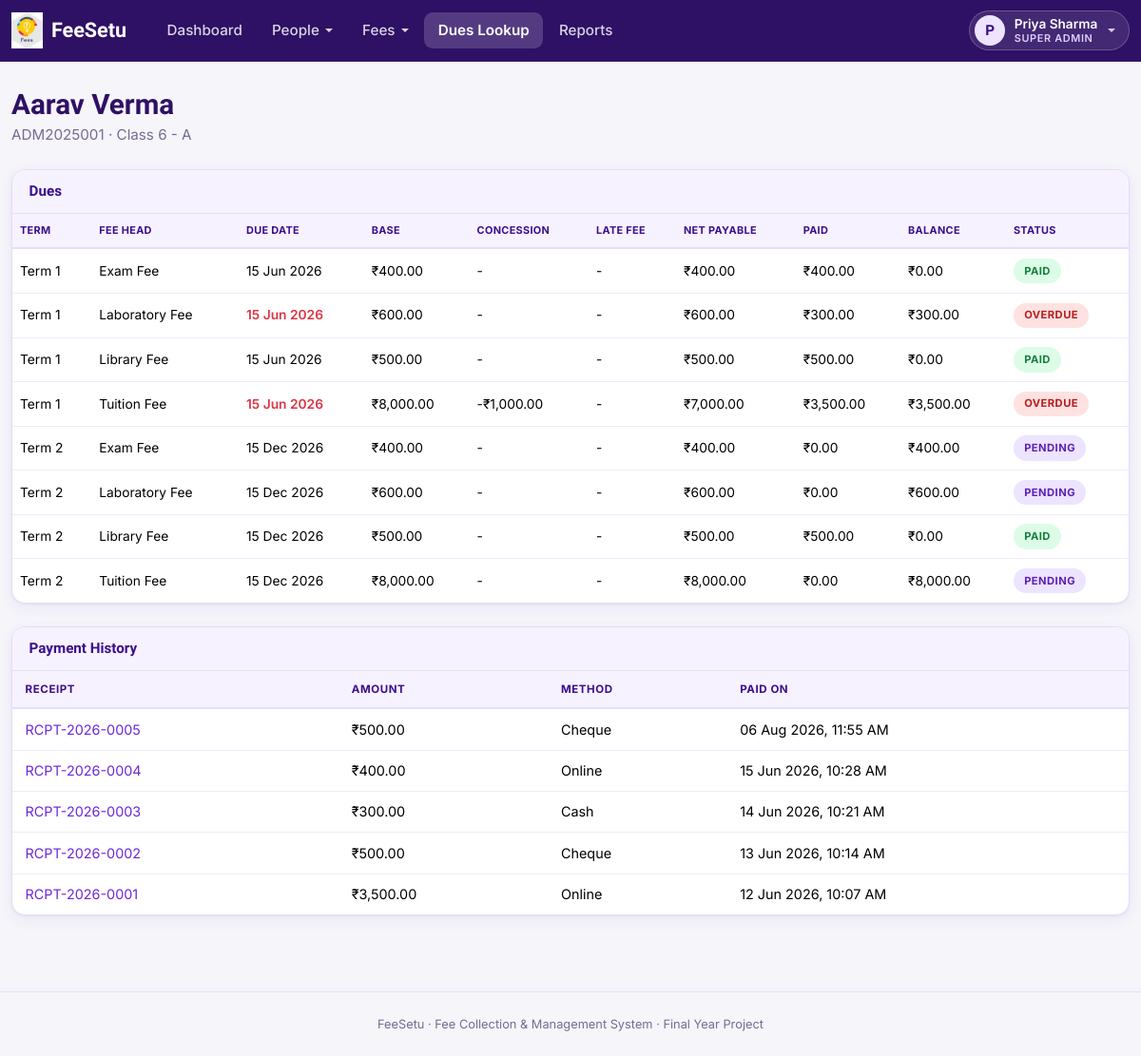
Screenshot of /index.php?route=dues/view&student_id=1 (signed in) with the database file from the repository.
### tables this page shows
CREATE TABLE students (
    id               INT AUTO_INCREMENT PRIMARY KEY,
    user_id          INT NOT NULL UNIQUE,
    admission_no     VARCHAR(30) NOT NULL UNIQUE,
    class_id         INT NOT NULL,
    roll_no          INT NOT NULL DEFAULT 0,
    guardian_name    VARCHAR(100) NULL,
    guardian_phone   VARCHAR(20) NULL,
    dob              DATE NULL,
    address          VARCHAR(255) NULL,
    status           ENUM('active','inactive') NOT NULL DEFAULT 'active',
    created_at       TIMESTAMP NOT NULL DEFAULT CURRENT_TIMESTAMP,
    FOREIGN KEY (user_id) REFERENCES users(id) ON DELETE CASCADE,
    FOREIGN KEY (class_id) REFERENCES classes(id) ON DELETE RESTRICT
);

CREATE TABLE users (
    id            INT AUTO_INCREMENT PRIMARY KEY,
    name          VARCHAR(100) NOT NULL,
    email         VARCHAR(150) NOT NULL UNIQUE,
    password      VARCHAR(255) NOT NULL,
    role          ENUM('super_admin','accountant','student') NOT NULL,
    status        ENUM('active','inactive') NOT NULL DEFAULT 'active',
    created_at    TIMESTAMP NOT NULL DEFAULT CURRENT_TIMESTAMP
);

CREATE TABLE classes (
    id             INT AUTO_INCREMENT PRIMARY KEY,
    name           VARCHAR(50) NOT NULL,
    section        VARCHAR(10) NOT NULL,
    academic_year  VARCHAR(9) NOT NULL,
    created_at     TIMESTAMP NOT NULL DEFAULT CURRENT_TIMESTAMP,
    UNIQUE KEY uq_class (name, section, academic_year)
);

CREATE TABLE student_dues (
    id                      INT AUTO_INCREMENT PRIMARY KEY,
    student_id              INT NOT NULL,
    fee_structure_item_id   INT NOT NULL,
    base_amount             DECIMAL(10,2) NOT NULL,
    concession_amount       DECIMAL(10,2) NOT NULL DEFAULT 0.00,
    concession_reason       VARCHAR(255) NULL,
    concession_by           INT NULL,
    concession_at           DATETIME NULL,
    late_fee_amount         DECIMAL(10,2) NOT NULL DEFAULT 0.00,
    late_fee_applied_at     DATETIME NULL,
    amount_paid             DECIMAL(10,2) NOT NULL DEFAULT 0.00,
    due_date                DATE NOT NULL,
    status                  ENUM('pending','partial','paid') NOT NULL DEFAULT 'pending',
    created_at              TIMESTAMP NOT NULL DEFAULT CURRENT_TIMESTAMP,
    UNIQUE KEY uq_student_due (student_id, fee_structure_item_id),
    FOREIGN KEY (student_id) REFERENCES students(id) ON DELETE CASCADE,
    FOREIGN KEY (fee_structure_item_id) REFERENCES fee_structure_items(id) ON DELETE CASCADE,
    FOREIGN KEY (concession_by) REFERENCES users(id) ON DELETE SET NULL
);

CREATE TABLE fee_structures (
    id                INT AUTO_INCREMENT PRIMARY KEY,
    class_id          INT NOT NULL,
    term              VARCHAR(30) NOT NULL,
    academic_year     VARCHAR(9) NOT NULL,
    due_date          DATE NOT NULL,
    late_fee_type     ENUM('flat','percent') NOT NULL DEFAULT 'flat',
    late_fee_value    DECIMAL(10,2) NOT NULL DEFAULT 0.00,
    grace_days        INT NOT NULL DEFAULT 0,
    created_by        INT NULL,
    status            ENUM('active','inactive') NOT NULL DEFAULT 'active',
    created_at        TIMESTAMP NOT NULL DEFAULT CURRENT_TIMESTAMP,
    UNIQUE KEY uq_structure (class_id, term, academic_year),
    FOREIGN KEY (class_id) REFERENCES classes(id) ON DELETE CASCADE,
    FOREIGN KEY (created_by) REFERENCES users(id) ON DELETE SET NULL
);

CREATE TABLE fee_heads (
    id            INT AUTO_INCREMENT PRIMARY KEY,
    name          VARCHAR(100) NOT NULL UNIQUE,
    description   VARCHAR(255) NULL,
    created_at    TIMESTAMP NOT NULL DEFAULT CURRENT_TIMESTAMP
);

CREATE TABLE payments (
    id             INT AUTO_INCREMENT PRIMARY KEY,
    student_id     INT NOT NULL,
    receipt_no     VARCHAR(30) NOT NULL UNIQUE,
    amount         DECIMAL(10,2) NOT NULL,
    method         ENUM('cash','cheque','online') NOT NULL DEFAULT 'cash',
    reference_no   VARCHAR(60) NULL,
    remarks        VARCHAR(255) NULL,
    recorded_by    INT NOT NULL,
    paid_at        DATETIME NOT NULL,
    created_at     TIMESTAMP NOT NULL DEFAULT CURRENT_TIMESTAMP,
    FOREIGN KEY (student_id) REFERENCES students(id) ON DELETE CASCADE,
    FOREIGN KEY (recorded_by) REFERENCES users(id) ON DELETE RESTRICT
);

### app/controllers/DuesController.php (called while the page is built, shortened)
<?php
require_once __DIR__ . '/../models/Student.php';
require_once __DIR__ . '/../models/StudentDue.php';
require_once __DIR__ . '/../models/Payment.php';
class DuesController
{
    public function view(): void
    {
        $studentId = (int)($_GET['student_id'] ?? 0);
        $student = Student::find($studentId);
        $dues = StudentDue::forStudent($studentId);
        $payments = Payment::forStudent($studentId);
        require __DIR__ . '/../views/fees/dues_view.php';
    }
}

### public/index.php (called while the page is built, shortened)
<?php
require_once __DIR__ . '/../core/helpers.php';
require_once __DIR__ . '/../core/Database.php';
require_once __DIR__ . '/../app/models/StudentDue.php';
require_once __DIR__ . '/../app/controllers/DuesController.php';
$router = new Router();
$router->get('login', fn() => (new AuthController())->showLogin());
$router->post('login', fn() => (new AuthController())->login());
$router->post('logout', fn() => (new AuthController())->logout());
$router->get('account/password', fn() => (new AccountController())->passwordForm());
$router->post('account/password', fn() => (new AccountController())->passwordUpdate());
$router->get('admin/dashboard', fn() => (new AdminController())->dashboard());
$router->get('admin/classes', fn() => (new AdminController())->classes());
$router->post('admin/classes/store', fn() => (new AdminController())->classStore());
$router->post('admin/classes/update', fn() => (new AdminController())->classUpdate());
$router->post('admin/classes/delete', fn() => (new AdminController())->classDelete());
$router->get('admin/students', fn() => (new AdminController())->students());
$router->post('admin/students/store', fn() => (new AdminController())->studentStore());
$router->get('admin/students/import', fn() => (new AdminController())->studentImportForm());
$router->post('admin/students/import', fn() => (new AdminController())->studentImport());
$router->get('admin/students/import/result', fn() => (new AdminController())->studentImportResult());
$router->get('admin/students/view', fn() => (new AdminController())->studentView());
$router->post('admin/students/status', fn() => (new AdminController())->studentStatus());
$router->get('admin/accountants', fn() => (new AdminController())->accountants());
$router->post('admin/accountants/store', fn() => (new AdminController())->accountantStore());
$router->post('admin/accountants/status', fn() => (new AdminController())->accountantStatus());
$router->get('accountant/dashboard', fn() => (new AccountantController())->dashboard());
$router->get('fee-heads', fn() => (new FeeController())->heads());
$router->post('fee-heads/store', fn() => (new FeeController())->headStore());
$router->post('fee-heads/update', fn() => (new FeeController())->headUpdate());
$router->post('fee-heads/delete', fn() => (new FeeController())->headDelete());
$router->get('fee-structures', fn() => (new FeeController())->structures());
$router->get('fee-structures/create', fn() => (new FeeController())->structureCreateForm());
$router->post('fee-structures/store', fn() => (new FeeController())->structureStore());
$router->get('fee-structures/view', fn() => (new FeeController())->structureView());
$router->post('fee-structures/status', fn() => (new FeeController())->structureStatus());
$router->get('dues', fn() => (new DuesController())->search());
$router->get('dues/view', fn() => (new DuesController())->view());
$router->post('dues/concession', fn() => (new DuesController())->concessionStore());
$router->get('payments/collect', fn() => (new PaymentController())->collectForm());
$router->post('payments/store', fn() => (new PaymentController())->store());
$router->get('payments/receipt', fn() => (new PaymentController())->receipt());
$router->get('payments/receipt/download', fn() => (new PaymentController())->receiptDownload());
$router->get('reports', fn() => (new ReportController())->index());
$router->get('student/dashboard', fn() => (new StudentController())->dashboard());
$router->get('student/dues', fn() => (new StudentController())->dues());
$router->get('student/history', fn() => (new StudentController())->history());
$route = $_GET['route'] ?? '';
$router->dispatch($_SERVER['REQUEST_METHOD'], $route);

### core/Router.php (called while the page is built, shortened)
<?php
class Router
{
    private array $routes = ['GET' => [], 'POST' => []];
    public function get(string $route, callable $handler): void
    {
        $this->routes['GET'][$route] = $handler;
    }
    public function post(string $route, callable $handler): void
    {
        $this->routes['POST'][$route] = $handler;
    }
    public function dispatch(string $method, string $route): void
    {
        $handler = $this->routes[$method][$route] ?? null;
        try {
            $handler();
        } catch (Throwable $e) {
            error_log($e->getMessage());
            http_response_code(500);
            require __DIR__ . '/../app/views/errors/500.php';
        }
    }
}

### core/Database.php (called while the page is built)
<?php
class Database
{
    private static ?PDO $instance = null;
    public static function connect(): PDO
    {
        if (self::$instance === null) {
            $config = require __DIR__ . '/../config/database.php';
            $dsn = sprintf(
                'mysql:host=%s;port=%d;dbname=%s;charset=%s',
                $config['host'],
                $config['port'],
                $config['database'],
                $config['charset']
            );
            self::$instance = new PDO($dsn, $config['username'], $config['password'], [
                PDO::ATTR_ERRMODE            => PDO::ERRMODE_EXCEPTION,
                PDO::ATTR_DEFAULT_FETCH_MODE => PDO::FETCH_ASSOC,
                PDO::ATTR_EMULATE_PREPARES   => false,
            ]);
        }
        return self::$instance;
    }
}

### app/models/Student.php (called while the page is built, shortened)
<?php
class Student
{
    private static function baseSelect(): string
    {
        return 'SELECT st.*, u.name, u.email, u.status AS user_status,
                        c.name AS class_name, c.section AS class_section, c.academic_year
                 FROM students st
                 JOIN users u ON u.id = st.user_id
                 JOIN classes c ON c.id = st.class_id';
    }
    public static function find(int $id): ?array
    {
        $stmt = Database::connect()->prepare(self::baseSelect() . ' WHERE st.id = ?');
        $stmt->execute([$id]);
        $row = $stmt->fetch();
        return $row ?: null;
    }
}

### core/helpers.php (called while the page is built, shortened)
<?php
function e(?string $value): string
{
    return htmlspecialchars($value ?? '', ENT_QUOTES, 'UTF-8');
}
function inr(float|int|string $amount): string
{
    $amount = (float)$amount;
    $negative = $amount < 0;
    $amount = abs($amount);
    $parts = explode('.', number_format($amount, 2, '.', ''));
    $intPart = $parts[0];
    $decPart = $parts[1];
    if (strlen($intPart) > 3) {
        $lastThree = substr($intPart, -3);
        $rest = substr($intPart, 0, -3);
        $rest = preg_replace('/\B(?=(\d{2})+(?!\d))/', ',', $rest);
        $grouped = $rest . ',' . $lastThree;
    } else {
        $grouped = $intPart;
    }
    return ($negative ? '-' : '') . '₹' . $grouped . '.' . $decPart;
}
function format_date(?string $date): string
{
    $ts = strtotime($date);
    return $ts === false ? '-' : date('d M Y', $ts);
}
function format_datetime(?string $datetime): string
{
    $ts = strtotime($datetime);
    return $ts === false ? '-' : date('d M Y, h:i A', $ts);
}

### app/models/StudentDue.php (called while the page is built, shortened)
<?php
class StudentDue
{
    private static function baseSelect(): string
    {
        return "SELECT sd.*,
                        fh.name AS fee_head_name,
                        fs.term, fs.academic_year, fs.late_fee_type, fs.late_fee_value, fs.grace_days,
                        fsi.fee_structure_id,
                        (sd.base_amount - sd.concession_amount + sd.late_fee_amount) AS net_payable,
                        (sd.base_amount - sd.concession_amount + sd.late_fee_amount - sd.amount_paid) AS balance
                 FROM student_dues sd
                 JOIN fee_structure_items fsi ON fsi.id = sd.fee_structure_item_id
                 JOIN fee_heads fh ON fh.id = fsi.fee_head_id
                 JOIN fee_structures fs ON fs.id = fsi.fee_structure_id";
    }
    public static function forStudent(int $studentId, ?string $status = null): array
    {
        $sql = self::baseSelect() . ' WHERE sd.student_id = ?';
        $params = [$studentId];
        $sql .= ' ORDER BY fs.due_date, fh.name';
        $stmt = Database::connect()->prepare($sql);
        $stmt->execute($params);
        return $stmt->fetchAll();
    }
}

### app/models/Payment.php (called while the page is built, shortened)
<?php
class Payment
{
    public static function forStudent(int $studentId): array
    {
        $stmt = Database::connect()->prepare(
            'SELECT * FROM payments WHERE student_id = ? ORDER BY paid_at DESC'
        );
        $stmt->execute([$studentId]);
        return $stmt->fetchAll();
    }
}

### app/views/fees/dues_view.php (the view, shortened to what this page needs)
<?php require __DIR__ . '/../partials/header.php'; ?>
<?php require __DIR__ . '/../partials/navbar.php'; ?>
<?php $isAccountant = Auth::role() === 'accountant'; ?>
<div class="d-flex justify-content-between align-items-start flex-wrap gap-2">
    <div>
        <h1 class="fs-page-title"><?= e($student['name']) ?></h1>
        <p class="fs-page-sub"><?= e($student['admission_no']) ?> &middot; <?= e($student['class_name']) ?> - <?= e($student['class_section']) ?></p>
    </div>
</div>
<div class="card mb-4">
    <div class="card-header">Dues</div>
    <div class="table-responsive">
        <table class="table table-compact mb-0 align-middle">
            <thead>
                <tr>
                    <th>Term</th><th>Fee Head</th><th>Due Date</th><th>Base</th><th>Concession</th><th>Late Fee</th>
                    <th>Net Payable</th><th>Paid</th><th>Balance</th><th>Status</th><?php if ($isAccountant): ?><th></th><?php endif; ?>
                </tr>
            </thead>
            <tbody>
            <?php foreach ($dues as $d): ?>
                <?php $overdue = $d['status'] !== 'paid' && strtotime($d['due_date']) < strtotime(date('Y-m-d')); ?>
                <tr>
                    <td><?= e($d['term']) ?></td>
                    <td><?= e($d['fee_head_name']) ?></td>
                    <td class="<?= $overdue ? 'text-danger fw-semibold' : '' ?>"><?= format_date($d['due_date']) ?></td>
                    <td><?= inr($d['base_amount']) ?></td>
                    <td><?= $d['concession_amount'] > 0 ? '-' . inr($d['concession_amount']) : '-' ?></td>
                    <td><?= $d['late_fee_amount'] > 0 ? inr($d['late_fee_amount']) : '-' ?></td>
                    <td><?= inr($d['net_payable']) ?></td>
                    <td><?= inr($d['amount_paid']) ?></td>
                    <td><?= inr($d['balance']) ?></td>
                    <td><span class="badge-status badge-<?= $overdue ? 'overdue' : e($d['status']) ?>"><?= $overdue ? 'overdue' : e($d['status']) ?></span></td>
                </tr>
            <?php endforeach; ?>
            </tbody>
        </table>
    </div>
</div>
<div class="card">
    <div class="card-header">Payment History</div>
    <div class="table-responsive">
        <table class="table table-sm mb-0">
            <thead><tr><th>Receipt</th><th>Amount</th><th>Method</th><th>Paid On</th></tr></thead>
            <tbody>
            <?php foreach ($payments as $p): ?>
                <tr>
                    <td><a href="/index.php?route=payments/receipt&id=<?= (int)$p['id'] ?>"><?= e($p['receipt_no']) ?></a></td>
                    <td><?= inr($p['amount']) ?></td>
                    <td class="text-capitalize"><?= e($p['method']) ?></td>
                    <td><?= format_datetime($p['paid_at']) ?></td>
                </tr>
            <?php endforeach; ?>
            </tbody>
        </table>
    </div>
</div>
<?php require __DIR__ . '/../partials/footer.php'; ?>

### rows the page displays
students: user.name "Aarav Verma", admission_no "ADM2025001", class.name "Class 6", class.section "A"
student_dues: fee_structures.term "Term 1", fee_heads.name "Exam Fee", due_date "15 Jun 2026", base_amount "₹400.00", net_payable "₹400.00", amount_paid "₹400.00", balance "₹0.00", status "PAID"
student_dues: fee_structures.term "Term 1", fee_heads.name "Laboratory Fee", due_date "15 Jun 2026", base_amount "₹600.00", net_payable "₹600.00", amount_paid "₹300.00", balance "₹300.00", status "OVERDUE"
student_dues: fee_structures.term "Term 1", fee_heads.name "Library Fee", due_date "15 Jun 2026", base_amount "₹500.00", net_payable "₹500.00", amount_paid "₹500.00", balance "₹0.00", status "PAID"
student_dues: fee_structures.term "Term 1", fee_heads.name "Tuition Fee", due_date "15 Jun 2026", base_amount "₹8,000.00", concession_amount "₹1,000.00", net_payable "₹7,000.00", amount_paid "₹3,500.00", balance "₹3,500.00", status "OVERDUE"
student_dues: fee_structures.term "Term 2", fee_heads.name "Exam Fee", due_date "15 Dec 2026", base_amount "₹400.00", net_payable "₹400.00", amount_paid "₹0.00", balance "₹400.00", status "PENDING"
student_dues: fee_structures.term "Term 2", fee_heads.name "Laboratory Fee", due_date "15 Dec 2026", base_amount "₹600.00", net_payable "₹600.00", amount_paid "₹0.00", balance "₹600.00", status "PENDING"
student_dues: fee_structures.term "Term 2", fee_heads.name "Library Fee", due_date "15 Dec 2026", base_amount "₹500.00", net_payable "₹500.00", amount_paid "₹500.00", balance "₹0.00", status "PAID"
student_dues: fee_structures.term "Term 2", fee_heads.name "Tuition Fee", due_date "15 Dec 2026", base_amount "₹8,000.00", net_payable "₹8,000.00", amount_paid "₹0.00", balance "₹8,000.00", status "PENDING"
payments: receipt_no "RCPT-2026-0005", amount "₹500.00", method "Cheque", paid_at "06 Aug 2026, 11:55 AM"
payments: receipt_no "RCPT-2026-0004", amount "₹400.00", method "Online", paid_at "15 Jun 2026, 10:28 AM"
payments: receipt_no "RCPT-2026-0003", amount "₹300.00", method "Cash", paid_at "14 Jun 2026, 10:21 AM"
payments: receipt_no "RCPT-2026-0002", amount "₹500.00", method "Cheque", paid_at "13 Jun 2026, 10:14 AM"
payments: receipt_no "RCPT-2026-0001", amount "₹3,500.00", method "Online", paid_at "12 Jun 2026, 10:07 AM"

### other values shown
$item "Dashboard"
$item['label'] "People"
$item['label'] "Fees"
$item "Dues Lookup"
$item "Reports"
$initial "P"
$userName "Priya Sharma"
$roleLabel "SUPER ADMIN"
